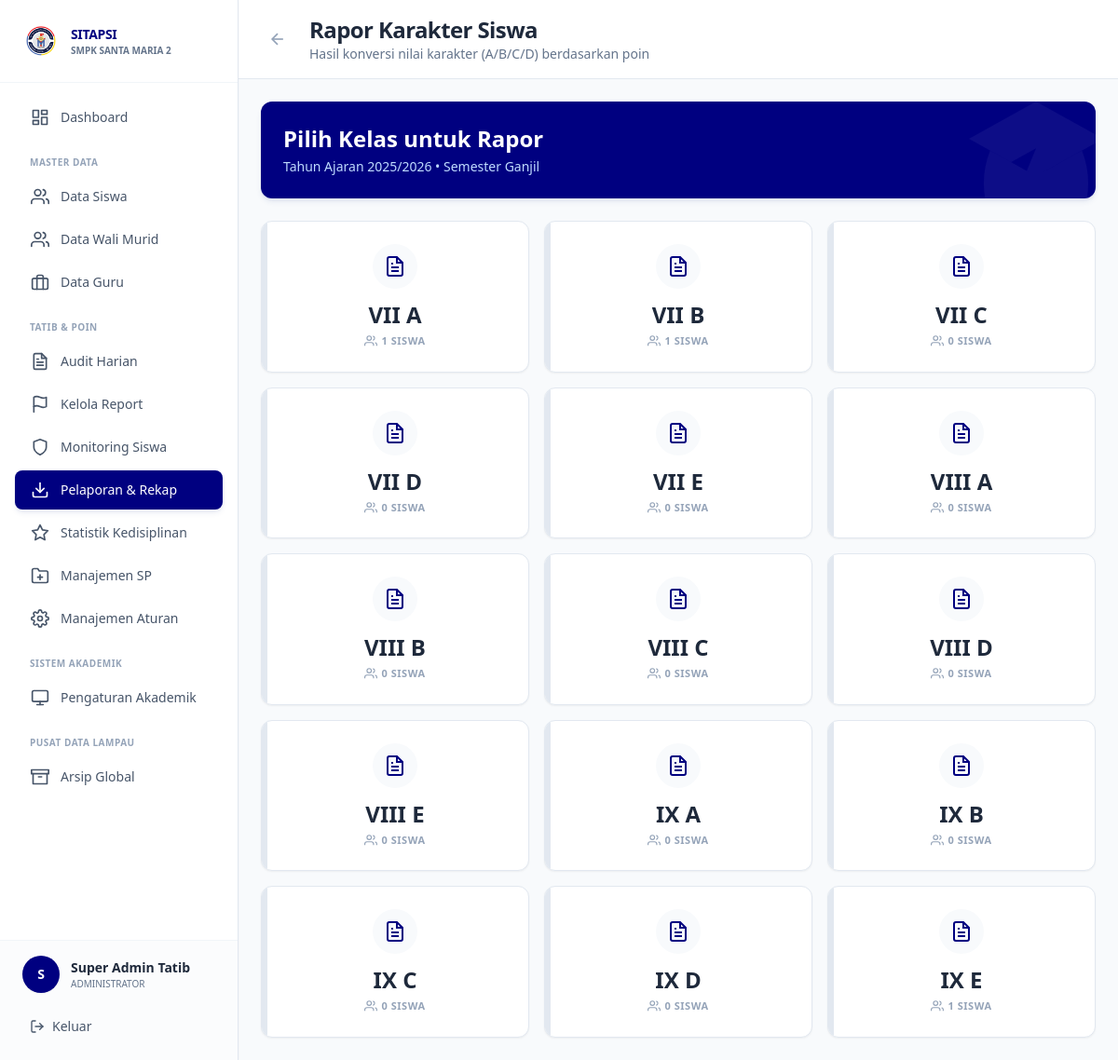
The app's page /views/admin/rapor_karakter.php (signed in) with its own data.
### tables this page shows
CREATE TABLE `tb_tahun_ajaran` (
  `id_tahun` int(11) NOT NULL,
  `nama_tahun` varchar(20) NOT NULL,
  `status` enum('Aktif','Arsip') DEFAULT 'Aktif',
  `semester_aktif` enum('Ganjil','Genap') DEFAULT 'Ganjil'
);

CREATE TABLE `tb_kelas` (
  `id_kelas` int(11) NOT NULL,
  `nama_kelas` varchar(10) NOT NULL,
  `tingkat` int(11) NOT NULL,
  `guru_wali` varchar(100) DEFAULT NULL,
  `status` varchar(20) DEFAULT 'Aman',
  `created_at` timestamp NOT NULL DEFAULT current_timestamp()
);

### config/database.php (called while the page is built, shortened)
<?php
function getDBConnection()
{
    static $pdo = null;
    if ($pdo === null) {
        try {
            $dsn = "mysql:host=" . DB_HOST . ";dbname=" . DB_NAME . ";charset=" . DB_CHARSET;
            $options = [
                PDO::ATTR_ERRMODE => PDO::ERRMODE_EXCEPTION,
                PDO::ATTR_DEFAULT_FETCH_MODE => PDO::FETCH_ASSOC,
                PDO::ATTR_EMULATE_PREPARES => false,
                PDO::MYSQL_ATTR_INIT_COMMAND => "SET NAMES " . DB_CHARSET
            ];
            $pdo = new PDO($dsn, DB_USER, DB_PASS, $options);
        } catch (PDOException $e) {
            error_log("Database Connection Error: " . $e->getMessage());
            die("Koneksi database gagal. Silakan hubungi administrator.");
        }
    }
    return $pdo;
}
function executeQuery($sql, $params = [])
{
    $pdo = getDBConnection();
    $stmt = $pdo->prepare($sql);
    $stmt->execute($params);
    return $stmt;
}
function fetchOne($sql, $params = [])
{
    $stmt = executeQuery($sql, $params);
    return $stmt->fetch();
}
function fetchAll($sql, $params = [])
{
    $stmt = executeQuery($sql, $params);
    return $stmt->fetchAll();
}
?>

### views/admin/rapor_karakter.php (the view, shortened to what this page needs)
<?php
require_once '../../config/database.php';
$tahun_aktif = fetchOne("SELECT id_tahun, nama_tahun, semester_aktif FROM tb_tahun_ajaran WHERE status = 'Aktif' LIMIT 1");
$kelas_list = fetchAll("SELECT id_kelas, nama_kelas, tingkat FROM tb_kelas ORDER BY tingkat, nama_kelas");
?>
<!DOCTYPE html>
<html lang="id">
<head>
    <script src="https://cdn.tailwindcss.com"></script>
</head>
<body class="bg-[#F8FAFC]">
<div class="flex h-screen overflow-hidden">
    <?php include '../../includes/sidebar_admin.php'; ?>
    <div class="flex-1 overflow-auto lg:ml-64">
        <div class="bg-white border-b border-[#E2E8F0] px-6 pl-16 lg:pl-6 py-4 sticky top-0 z-30 flex items-center space-x-4">
            <a href="pelaporan_rekap.php" class="p-2 rounded-lg text-slate-400 hover:text-slate-600 hover:bg-slate-50 transition-colors">
                <svg class="w-5 h-5" fill="none" stroke="currentColor" viewBox="0 0 24 24" stroke-width="2"><line x1="19" y1="12" x2="5" y2="12"></line><polyline points="12 19 5 12 12 5"></polyline></svg>
            </a>
            <div>
                <h1 class="text-2xl font-extrabold text-slate-800 tracking-tight">Rapor Karakter Siswa</h1>
                <p class="text-sm font-medium text-slate-500">Hasil konversi nilai karakter (A/B/C/D) berdasarkan poin</p>
            </div>
        </div>
        <div class="p-6 space-y-6 max-w-7xl mx-auto">
            <div class="bg-[#000080] text-white rounded-xl shadow-md shadow-blue-900/10 p-6 relative overflow-hidden">
                <div class="relative z-10 flex items-center justify-between">
                    <div>
                        <h2 class="text-2xl font-extrabold mb-1">Pilih Kelas untuk Rapor</h2>
                        <p class="text-blue-200 font-medium text-sm">Tahun Ajaran <?= $tahun_aktif['nama_tahun'] ?> • Semester <?= $tahun_aktif['semester_aktif'] ?></p>
                    </div>
                </div>
            </div>
            <div class="grid grid-cols-1 sm:grid-cols-2 lg:grid-cols-3 xl:grid-cols-4 gap-4">
                <?php
                foreach ($kelas_list as $kelas):
                    $jumlah_siswa = fetchOne("
                        SELECT COUNT(*) as total
                        FROM tb_anggota_kelas
                        WHERE id_kelas = :id_kelas
                        AND id_tahun = :id_tahun
                    ", [
                        'id_kelas' => $kelas['id_kelas'],
                        'id_tahun' => $tahun_aktif['id_tahun']
                    ])['total'] ?? 0;
                ?>
                <a href="rapor_karakter_list.php?kelas=<?= $kelas['id_kelas'] ?>" class="block group">
                    <div class="bg-white border border-[#E2E8F0] hover:border-[#000080] rounded-xl shadow-sm hover:shadow-md p-6 transition-all transform group-hover:-translate-y-1 relative overflow-hidden flex flex-col items-center justify-center h-full min-h-[160px]">
                        <div class="w-1.5 h-full bg-slate-200 group-hover:bg-[#000080] absolute left-0 top-0 transition-colors"></div>
                        <div class="w-12 h-12 bg-slate-50 group-hover:bg-blue-50 text-[#000080] rounded-full flex items-center justify-center mb-3 transition-colors">
                        </div>
                        <h3 class="text-2xl font-extrabold text-slate-800 mb-1"><?= $kelas['nama_kelas'] ?></h3>
                        <div class="flex items-center text-[11px] font-bold text-slate-400 group-hover:text-blue-500 uppercase tracking-wider">
                            <svg class="w-3.5 h-3.5 mr-1" fill="none" stroke="currentColor" viewBox="0 0 24 24" stroke-width="2"><path d="M17 21v-2a4 4 0 0 0-4-4H5a4 4 0 0 0-4 4v2"></path><circle cx="9" cy="7" r="4"></circle><path d="M23 21v-2a4 4 0 0 0-3-3.87"></path><path d="M16 3.13a4 4 0 0 1 0 7.75"></path></svg>
                            <span><?= $jumlah_siswa ?> Siswa</span>
                        </div>
                    </div>
                </a>
                <?php endforeach; ?>
            </div>
        </div>
    </div>
</div>
</body>
</html>

### records on screen
tb_tahun_ajaran: nama_tahun "2025/2026", semester_aktif "Ganjil"
tb_kelas: nama_kelas "VII A", id_kelas "1"
tb_kelas: nama_kelas "VII B", jumlah_siswa "1"
tb_kelas: nama_kelas "VII C", jumlah_siswa "0"
tb_kelas: nama_kelas "VII D", jumlah_siswa "0"
tb_kelas: nama_kelas "VII E", jumlah_siswa "0"
tb_kelas: nama_kelas "VIII A", jumlah_siswa "0"
tb_kelas: nama_kelas "VIII B", jumlah_siswa "0"
tb_kelas: nama_kelas "VIII C", jumlah_siswa "0"
tb_kelas: nama_kelas "VIII D", jumlah_siswa "0"
tb_kelas: nama_kelas "VIII E", jumlah_siswa "0"
tb_kelas: nama_kelas "IX A", jumlah_siswa "0"
tb_kelas: nama_kelas "IX B", jumlah_siswa "0"
tb_kelas: nama_kelas "IX C", jumlah_siswa "0"
tb_kelas: nama_kelas "IX D", jumlah_siswa "0"
tb_kelas: nama_kelas "IX E", jumlah_siswa "1"

### other values on screen
$initial "S"
$user_name "Super Admin Tatib"
